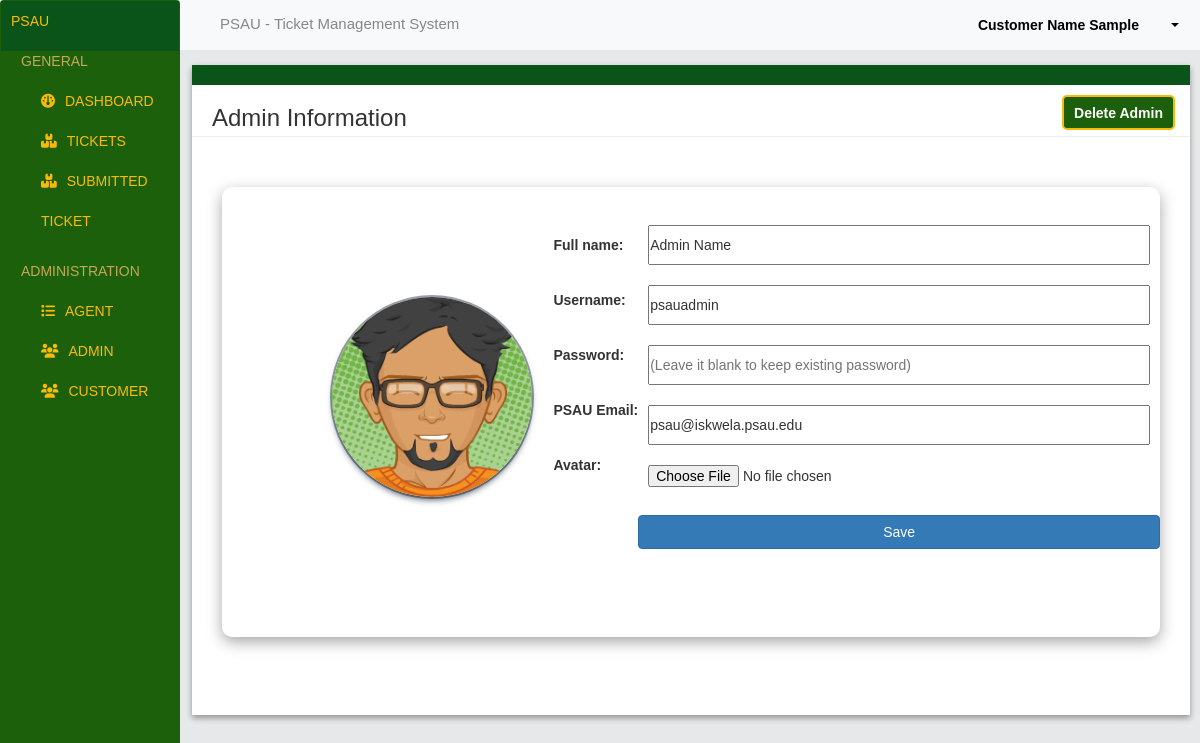
Page /admin/admin/open-admin.php?id=1 (signed in) on the committed database.
### tables this page shows
CREATE TABLE `users` (
  `id` int(11) NOT NULL,
  `username` varchar(255) NOT NULL,
  `password` varchar(255) NOT NULL,
  `full_name` varchar(60) NOT NULL,
  `image` text NOT NULL,
  `psau_email` varchar(60) NOT NULL,
  `role` enum('customer','staff','admin') NOT NULL,
  `department` text NOT NULL
);

### admin/admin/open-admin.php (the view, shortened to what this page needs)
<?php
include_once '../../connectivity.php';
$username = $_SESSION["username"];
$sql = "SELECT id, full_name FROM users WHERE username = ?";
$stmt = $conn->prepare($sql);
$stmt->bind_param("s", $username);
$stmt->execute();
$result = $stmt->get_result();
if ($result->num_rows > 0) {
    $row = $result->fetch_assoc();
    $full_name = $row['full_name'];
} else {
    $user_id = null;
    $full_name = "Unknown";
}
?>
<!DOCTYPE html>
<html lang="en">
<head>
      <link rel="stylesheet" href="https://cdnjs.cloudflare.com/ajax/libs/font-awesome/6.5.2/css/all.min.css"
 />
    <link rel="stylesheet" href="https://maxcdn.bootstrapcdn.com/bootstrap/3.4.1/css/bootstrap.min.css">
    <link rel="stylesheet" href="https://cdn.datatables.net/1.13.4/css/dataTables.bootstrap5.min.css" />
      <link rel="stylesheet" href="../../css/admin-ui.css" />
</head>
<body>
    <div class="navbar">
        <div class="home-nav">
            <p>PSAU</p>
        </div>
        <ul>
            <p class="sub-title">General</p>
            <li class="dash"><a href="http://localhost/psau4/admin/index.php"><i class="fa-solid fa-gauge"></i>Dashboard</a></li>
            <li><a href="http://localhost/psau4/admin/tickets/index.php"><i class="fa-solid fa-boxes-stacked"></i>Tickets</a></li>
            <li><a href="http://localhost/psau4/admin/tickets/ticket-view.php"><i class="fa-solid fa-boxes-stacked"></i>Submitted Ticket</a></li>
            <br />
            <p class="sub-title">Administration</p>
            <li><a href="http://localhost/psau4/admin/agents/index.php"><i class="fa-solid fa-list"></i>Agent</a></li>
            <li><a href="http://localhost/psau4/admin/admin/index.php"><i class="fa-solid fa-users"></i>Admin</a></li>
            <li><a href="http://localhost/psau4/admin/customer/index.php"><i class="fa-solid fa-users"></i>Customer</a></li>
        </ul>
    </div>
    <div class="header">
        <div class="header-title">
            <p>PSAU - Ticket Management System</p>
        </div>
        <div class="account-header">
    <div class="dropdown">
        <button class="btn dropdown-toggle" type="button" data-toggle="dropdown">
            <div class="button-container"><p class="fullname"><?php echo $full_name; ?></p>
            <span class="caret"></span></div>
        </button>
    </div>
</div>
    </div>
   <?php
         $q = "select * from users where id={$_GET['id']}";
         $r = $conn->query($q);
         $row = $r->fetch_assoc();
        ?>
    <div class="content" style="min-height: 650px; height:auto;">
        <div class="content_design">a</div>
        <div class="conten_text">
            <h3>Admin Information </h3>
            <a href="javascript:void(0);" onclick="delete_rec(<?php echo $row['id']; ?>);"><button>Delete Admin</button></a>
        </div>
        <hr class="hr_content">
        <div>
            <div class="openAgent-container">
                <div class="avatar-container" >
                    <img id="avatar-preview" src="../../img/<?php echo $row['image']; ?>" alt="">
                </div>
                <div class="label-container">
                <form action="update-admin.php" method="post" enctype="multipart/form-data">
                    <div class="form-group">
                        <label for="name">Full name:</label>
                        <label for="">Username:</label>
                        <label for="">Password:</label>
                        <label for="">PSAU Email:</label>
                        <label for="">Avatar:</label>
                    </div>
                    </div>
                    <div class="input-container">
                            <input type="text" name="full_name" value="<?= $row['full_name'] ?>">
                            <input type="text" name="username" value="<?= $row['username'] ?>">
                            <input type="text" name="password" value="" placeholder="(Leave it blank to keep existing password)">
                            <input type="text" name="psau_email" value="<?= $row['psau_email'] ?>">
                            <input type="file" id="image-input" name="image">
                            <button type="submit" class="btn btn-primary">Save</button>
                    </div>
            </div>
        </div>
    </div>
</body>
</html>

### css/admin-ui.css (style rules this page uses)
* { margin: 0; padding: 0; box-sizing: border-box; font-family: "Poppins", sans-serif; }
body { background-color: #E6E8EA; }
.navbar { background-color: #1C600B; width: 15%; top: 0; margin: 0%; position: relative; display: flex; flex-direction: column; height: 200vh; color: white; font-family: "Oswald", sans-serif; font-weight: 500; position:fixed; padding-bottom: 100px; text-transform: uppercase; }
.home-nav { background: #0A5419; padding: 10px; color: #FBBA09; }
.sub-title { padding-left: 20px; cursor: default; }
ul { padding: 0; color: #C4A759; }
ul li { list-style: none; transition: background-color 0.5s; }
ul li a { display: block; padding-left: 40px; text-decoration: none; line-height: 40px; color: #FBBA09; font-size: 20; transition: .3s; }
ul li a i { margin-right: 10px; }
.header { display: flex; flex-direction: row; justify-content: space-between; background-color: #F8F9FA; height: 50px; margin-left: 15%; position: fixed; top: 0; width: 85%; z-index: 100; transition: 300ms; }
.header-title { text-align:start ; font-size: 15px; color: #868787; flex: 1; padding: 13px; padding-left: 40px; }
.account-header { flex: 1; text-align: end; padding: 9px; }
.dropdown .btn { border: none; background-color: #F8F9FA; color: black; font-weight: bold; }
.content { display: flex; flex-direction: column; margin-top: 65px; margin-left: 16%; margin-right: 10px; box-shadow: rgba(0, 0, 0, 0.16) 0px 3px 6px, rgba(0, 0, 0, 0.23) 0px 3px 6px; font-family: "Poppins", sans-serif; background-color: #FFFFFF; }
.content_design { color: #0A5419 ; background-color: #0A5419; }
.conten_text { display: flex; flex-direction: row; justify-content: space-between; margin-left: 20px; font-size: 2rem; font-weight: 700; }
.conten_text a button { text-decoration: none; color: white; font-weight: light; font-size: 14px; padding: 5px; padding-left: 10px; padding-right: 10px; margin-right: 15px; background-color: #1C600B; border-radius: 5px; width: auto; height: 35px; margin-top: 10px; border: 2px solid #FBBA09; }
.hr_content { margin-top: -5px; background-color: #EEEEEE; margin-top: 5 px; }
.form-group { display: flex; flex-direction: column; align-items: flex-start; margin-left: 50px; }
.form-group label { margin-bottom: 5px; }
label, input { height: 40px; }
.button-container { position: relative; display: inline-block; height: 10px; }
.fullname { display: inline-block; margin-right: 40px; }
.caret { position: absolute; top: 50%; transform: translateY(-50%); right: 0; margin-top: 5px; }
.openAgent-container { display: flex; flex-direction: row; box-shadow: rgba(0, 0, 0, 0.35) 0px 5px 15px; margin: 30px; border-radius: 10px; height: 450px; }
.avatar-container { width: 30%; }
.avatar-container img { margin:110px 50px 100px 110px; border-radius: 50%; box-shadow: rgba(6, 24, 44, 0.4) 0px 0px 0px 2px, rgba(6, 24, 44, 0.65) 0px 4px 6px -1px, rgba(255, 255, 255, 0.08) 0px 1px 0px inset; }
.label-container { width: auto; margin-top: 38px; }
.label-container label { margin-top: 10px; }
.input-container { flex: 1; display: flex; flex-direction: column; margin-top: 28px; }
.input-container input, .input-container select { margin-top: 20px; margin: 10px; }

### rows in the picture
users: full_name "Customer Name Sample"
users: image (picture), full_name "Admin Name", username "psauadmin", psau_email "psau@iskwela.psau.edu"
